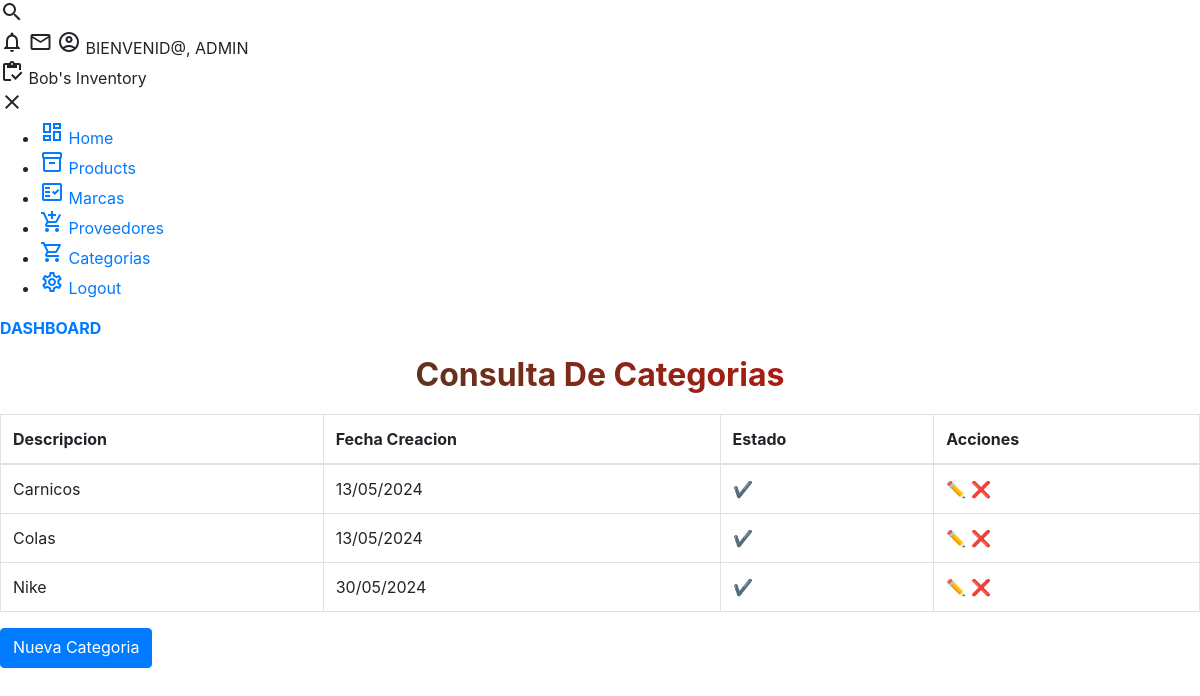
The page /category_list/ (signed in) on the database as committed earlier.
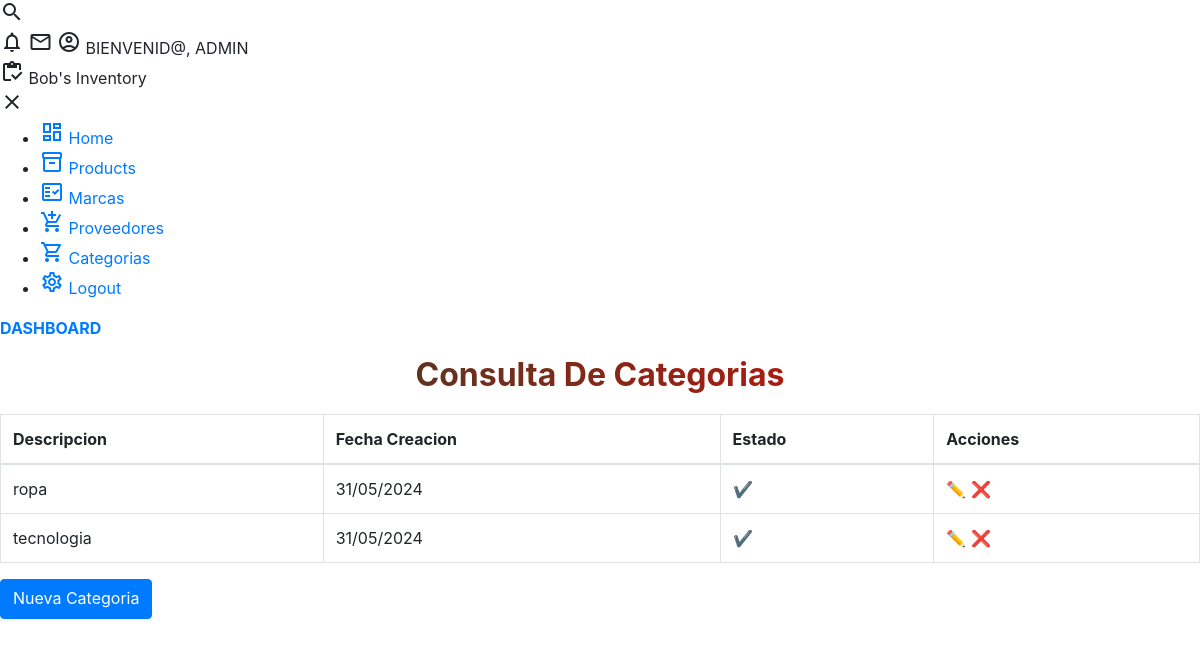
The same page on the database as committed later.
### core/models.py (models this page shows, shortened)
class Category(models.Model):
    description = models.CharField(verbose_name='Categoria',max_length=100,unique=True)
    user = models.ForeignKey(User,on_delete=models.CASCADE)
    created = models.DateTimeField(auto_now_add=True)
    updated = models.DateTimeField(auto_now=True)
    state = models.BooleanField('Estado', default = True)
    class Meta:
        verbose_name = 'Categoria'
        verbose_name_plural = 'Categorias'
        ordering = ['description']
        indexes = [models.Index(fields=['description']),]

### core/views.py (the view)
# urls.py: path('category_list/', views.category_List,name='category_list'),
@login_required
def category_List(request):
    data = {
        "title1": "Categorias",
        "title2": "Consulta De Categorias"
    }
    category = Category.objects.all() # select * from Product
    data["categorys"]=category
    return render(request,"core/categorys/list.html",data)

### templates/core/categorys/list.html
{% extends 'base.html' %}
{% block content %}
<div class="table-container">
<h1 class="title">{{ title2 }}</h1>
  <table class="table table-bordered">
    <thead>
      <tr>
        <th>Descripcion</th>
        <th>Fecha Creacion</th>
        <th>Estado</th>
        <th>Acciones</th>
    </tr>
    </thead>
    <tbody>
      {% for item in categorys %}
        <tr>
        <td>{{item.description}}</td>
        <td>{{item.created|date:"d/m/Y"}}</td>
        <td>{% if item.state %}
             ✔
            {% else %}
             ➖
            {% endif %}
        </td>
        <td>
          <a href={% url 'core:category_update' item.id %}>✏️</a>
          <a href={% url 'core:category_delete' item.id %}>❌</a>
        </td>
        </tr>
      {% endfor %}
    </tbody>
  </table>
  <div class="form-group">
    <a class="btn btn-primary" href={% url 'core:category_create' %}>Nueva Categoria</a>
  </div>
</div>
{% endblock content  %}

Rows that differ between the two databases and show on the page:
removed Category: description "Carnicos", created "13/05/2024"
removed Category: description "Colas", created "13/05/2024"
removed Category: description "Nike", created "30/05/2024"
added Category: description "ropa", created "31/05/2024"
added Category: description "tecnologia", created "31/05/2024"
